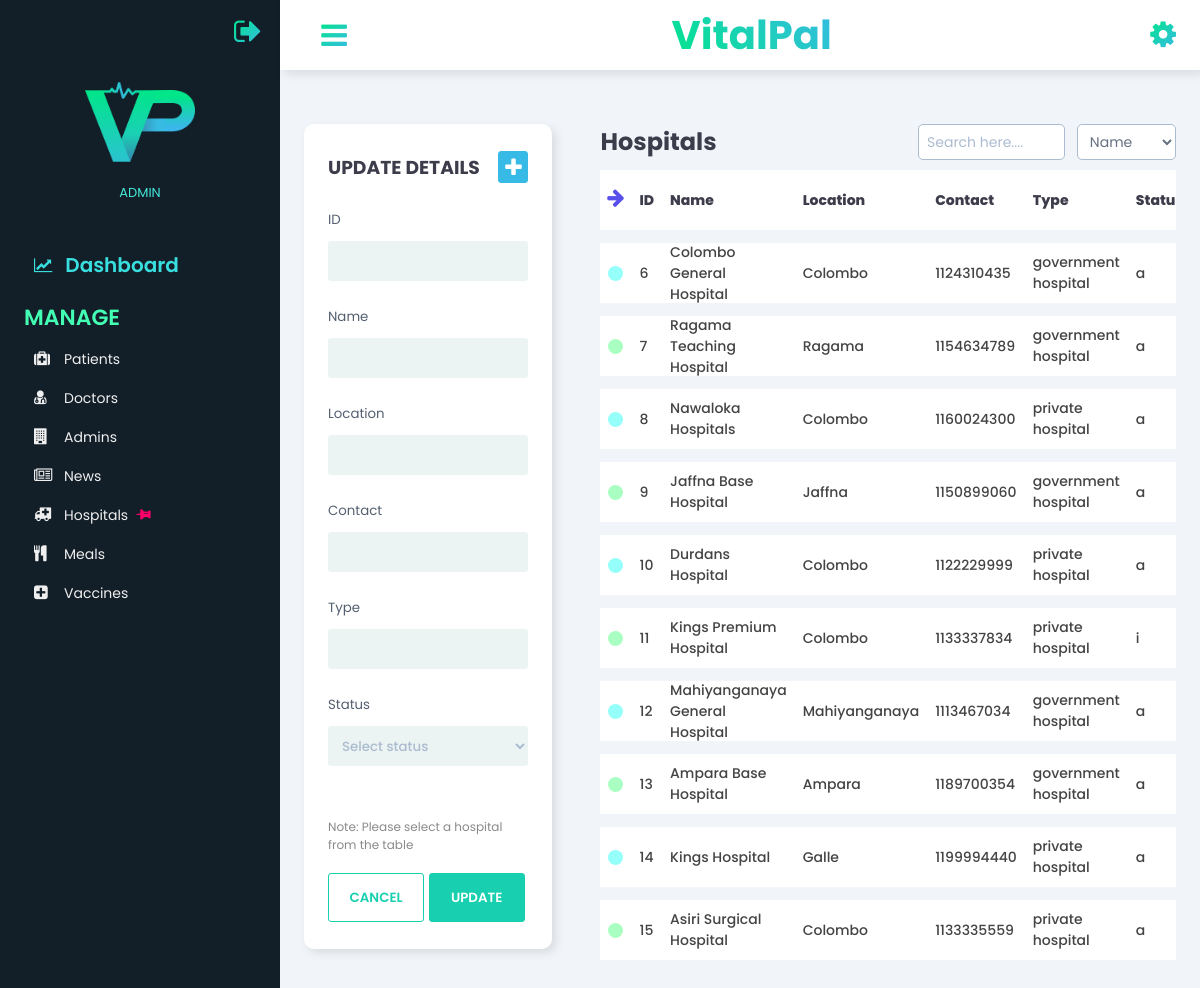
Page /admin/Hospitals.php (signed in) on the committed database.
### tables this page shows
CREATE TABLE IF NOT EXISTS `hospital` (
  `hospital_ID` int(4) NOT NULL AUTO_INCREMENT,
  `name` varchar(200) NOT NULL,
  `location` varchar(20) NOT NULL,
  `contact` int(10) NOT NULL,
  `type` varchar(20) NOT NULL,
  `h_status` varchar(1) NOT NULL,
  PRIMARY KEY (`hospital_ID`)
);

### classes/hospitals.php (called while the page is built, shortened)
<?php
    class Hospital {
        public function __construct() {
            $con = mysqli_connect(HOST, USER, PASS, DB) or die('Connection Error! '.mysqli_error());
            $this->vpc=$con;
        }
        public function h_fetchdata(){
            $result=mysqli_query($this->vpc,"SELECT * FROM hospital");
            return $result;
        }
    }
?>

### admin/Hospitals.php (the view, shortened to what this page needs)
<?php
include_once("../classes/hospitals.php");
?>
<!DOCTYPE html>
<html>
    <head>
        <link rel="stylesheet" href="../css/style_3.css?v=<?php echo time(); ?>">
        <link href="https://stackpath.bootstrapcdn.com/font-awesome/4.7.0/css/font-awesome.min.css" rel="stylesheet">
    </head>
<body>
    <div class="sidebar">
        <div class="sidebar-logout">
            <div class="logout-flex">
                <div class="logout-icons">
                <a href="?q=logout"><span class="fa fa-sign-out"></span></a>
                </div>
            </div>
        </div>
        <div class="sidebar-main">
            <div class="sidebar-user">
                <img src="../images/vitalpal_logo_square.png?v=<?php echo time(); ?>" alt="">
                <div class="user-info">
                    <span>ADMIN</span>
                </div>
            </div>
            <div class="sidebar-menu">
                <ul>
                    <li>
                        <a href="Dashboard.php" class="dash">
                            <span class="fa fa-line-chart"></span>
                            Dashboard
                        </a>
                    </li>
                </ul>
                <div class="menu-head">
                    <span>Manage</span>
                </div>
                <ul>
                    <li>
                        <a href="Patients.php">
                            <div class="side-icon">
                                <span class="fa fa-medkit"></span>
                            </div>
                            Patients
                        </a>
                    </li>
                    <li>
                        <a href="Doctors.php">
                            <div class="side-icon">
                                <span class="fa fa-user-md"></span>
                            </div>
                            Doctors
                        </a>
                    </li>
                    <li>
                        <a href="Admins.php">
                            <div class="side-icon">
                                <span class="fa fa-building"></span>
                            </div>
                            Admins
                        </a>
                    </li>
                    <li>
                        <a href="News.php">
                            <div class="side-icon">
                                <span class="fa fa-newspaper-o"></span>
                            </div>
                            News
                        </a>
                    </li>
                    <li>
                        <a href="Hospitals.php">
                            <div class="side-icon">
                                <span class="fa fa-ambulance"></span>
                            </div>
                            Hospitals
                            <div class="marker">
                                <span class="fa fa-thumb-tack"></span>
                            </div>
                        </a>
                    </li>
                    <li>
                        <a href="Meals.php">
                            <div class="side-icon">
                                <span class="fa fa-cutlery"></span>
                            </div>
                            Meals
                        </a>
                    </li>
                    <li>
                        <a href="Vaccines.php">
                            <div class="side-icon">
                                <span class="fa fa-plus-square"></span>
                            </div>
                            Vaccines
                        </a>
                    </li>
                </ul>
            </div>
        </div>
    </div>
    <div class="main-content">
        <header>
            <div class="menu-toggle">
                <label for="sidebar-toggle">
                    <span class="fa fa-bars"></span>
                </label>
            </div>
            <div class="header-heading">
                <a href="Dashboard.php"><h2>VitalPal</h2></a>
            </div>
            <div class="header-icons">
                <span class="fa fa-cog"> </span>
            </div>
        </header>
        <main>
            <div class="grid">
                <form action="" method="POST" id="form">
                    <div class="form-card">
                        <div class="form-head">
                            <h3>UPDATE DETAILS</h3>
                            <div  id="show-insert" class="showinsert"><span class="fa fa-plus"></span></div>
                        </div>
                        <div class="form-input">
                            <small>ID </small> <br>
                            <input  type="text" name="id" id="h_id" required data-readonly>
                        </div>
                        <div class="form-input">
                            <small>Name</small> <br>
                            <input  type="text" name="name" id="h_name" required>
                        </div>
                        <div class="form-input">
                            <small>Location</small> <br>
                            <input  type="text" name="location" id="h_location" required>
                        </div>
                        <div class="form-input">
                            <small>Contact</small> <br>
                            <input  type="text" name="contact" id="h_contact" required>
                        </div>
                        <div class="form-input">
                            <small>Type</small> <br>
                            <input  type="text" name="type" id="h_type" required>
                        </div>
                        <div class="form-input">
                            <small>Status </small> <br>
                            <select name="status" class="currentstatus" id="h_status" required>
                                <option value="" selected hidden>Select status</option>
                            </select>
                        </div>
                        <div class="form-note">
                            <p>Note: Please select a hospital from the table </p>
                        </div>
                        <div class="form-btn">
                            <input type="reset" name="reset"  class="cancel-btn" value="Cancel">
                            <input type="submit" name="submitUpdate" class="update-btn" value="Update" id="submitbtn">
                        </div>
                    </div>
                </form>
                <div class="data">
                    <div class="filtering">
                        <h2>Hospitals</h2>
                        <input type="text" name="search" id="search" placeholder="Search here...." >
                        <select data="fa fa-filter" name="filter" class="searchbyfilter" id="searchfilter" required>
                            <option value="2">Name</option>
                        </select>
                    </div>
                    <div class="table-responsive">
                        <table id="table" width="100%">
                            <tbody>
                                <tr class="table-heading">
                                    <td>
                                        <div class="indicator-heading">
                                            <span class="fa fa-arrow-down"></span>
                                        </div>
                                    </td>
                                    <td>
                                        <div>
                                            <p>ID</p>
                                        </div>
                                    </td>
                                    <td>
                                        <div>
                                            <p>Name</p>
                                        </div>
                                    </td>
                                    <td>
                                        <div>
                                            <p>Location</p>
                                        </div>
                                    </td>
                                    <td>
                                        <div>
                                            <p>Contact</p>
                                        </div>
                                    </td>
                                    <td>
                                        <div>
                                            <p>Type</p>
                                        </div>
                                    </td>
                                    <td>
                                        <div>
                                            <p>Status</p>
                                        </div>
                                    </td>
                                </tr>
                                <?php
                                    include_once '../classes/hospitals.php';
                                    $fetchdata=new Hospital();
                                    $sql=$fetchdata->h_fetchdata();
                                    $cnt=1;
                                    while($row=mysqli_fetch_array($sql))
                                    {
                                echo '
                                <tr>
                                    <td>
                                        <div>
                                            <span class="indicator"></span>
                                        </div>
                                    </td>
                                    <td id=id'.$cnt.'>
                                        <div>
                                            '.$row['hospital_ID'].'
                                        </div>
                                    </td>
                                    <td id=name'.$cnt.'>
                                        <div>
                                            '.$row['name'].'
                                        </div>
                                    </td>
                                    <td id=location'.$cnt.'>
                                        <div>
                                            '.$row['location'].'
                                        </div>
                                    </td>
                                    <td id=contact'.$cnt.'>
                                        <div>
                                            '.$row['contact'].'
                                        </div>
                                    </td>
                                    <td id=type'.$cnt.'>
                                        <div>
                                            '.$row['type'].'
                                        </div>
                                    </td>
                                    <td id=status'.$cnt.'>
                                        <div>
                                            '.$row['h_status'].'
                                        </div>
                                    </td>
                                    <td>
                                        <div class="update">
                                            <button  id="updaterow" onclick="loadData('.$cnt.')"><span class="fa fa-pencil"></span></button>
                                        </div>
                                    </td>
                                </tr>
                                ';
                                   $cnt++;
                                    }
                                ?>
                            </tbody>
                        </table>
                    </div>
                </div>
            </div>
        </main>
    </div>
</body>
</html>

### rows in the picture
hospital: hospital_ID "6", name "Colombo General Hospital", location "Colombo", contact "1124310435", type "government hospital", h_status "a"
hospital: hospital_ID "7", name "Ragama Teaching Hospital", location "Ragama", contact "1154634789", type "government hospital", h_status "a"
hospital: hospital_ID "8", name "Nawaloka Hospitals", location "Colombo", contact "1160024300", type "private hospital", h_status "a"
hospital: hospital_ID "9", name "Jaffna Base Hospital", location "Jaffna", contact "1150899060", type "government hospital", h_status "a"
hospital: hospital_ID "10", name "Durdans Hospital", location "Colombo", contact "1122229999", type "private hospital", h_status "a"
hospital: hospital_ID "11", name "Kings Premium Hospital", location "Colombo", contact "1133337834", type "private hospital", h_status "i"
hospital: hospital_ID "12", name "Mahiyanganaya General Hospital", location "Mahiyanganaya", contact "1113467034", type "government hospital", h_status "a"
hospital: hospital_ID "13", name "Ampara Base Hospital", location "Ampara", contact "1189700354", type "government hospital", h_status "a"
hospital: hospital_ID "14", name "Kings Hospital", location "Galle", contact "1199994440", type "private hospital", h_status "a"
hospital: hospital_ID "15", name "Asiri Surgical Hospital", location "Colombo", contact "1133335559", type "private hospital", h_status "a"
